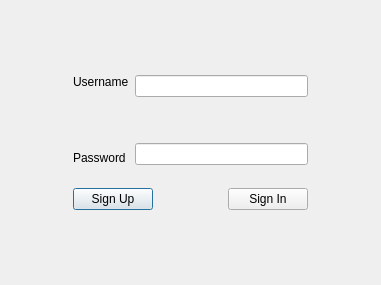
<?xml version="1.0" encoding="UTF-8"?>
<ui version="4.0">
 <class>Dialog</class>
 <widget class="QDialog" name="Dialog">
  <property name="geometry">
   <rect>
    <x>0</x>
    <y>0</y>
    <width>381</width>
    <height>285</height>
   </rect>
  </property>
  <property name="windowTitle">
   <string>Login</string>
  </property>
  <layout class="QGridLayout" name="gridLayout">
   <item row="0" column="2">
    <spacer name="verticalSpacer_2">
     <property name="orientation">
      <enum>Qt::Vertical</enum>
     </property>
     <property name="sizeHint" stdset="0">
      <size>
       <width>17</width>
       <height>49</height>
      </size>
     </property>
    </spacer>
   </item>
   <item row="1" column="0">
    <spacer name="horizontalSpacer_5">
     <property name="orientation">
      <enum>Qt::Horizontal</enum>
     </property>
     <property name="sizeType">
      <enum>QSizePolicy::Expanding</enum>
     </property>
     <property name="sizeHint" stdset="0">
      <size>
       <width>60</width>
       <height>20</height>
      </size>
     </property>
    </spacer>
   </item>
   <item row="1" column="1" colspan="3">
    <layout class="QHBoxLayout" name="horizontalLayout">
     <item>
      <layout class="QVBoxLayout" name="verticalLayout_2">
       <item>
        <widget class="QLabel" name="usernameLabel">
         <property name="text">
          <string>Username</string>
         </property>
        </widget>
       </item>
       <item>
        <spacer name="verticalSpacer_4">
         <property name="orientation">
          <enum>Qt::Vertical</enum>
         </property>
         <property name="sizeHint" stdset="0">
          <size>
           <width>20</width>
           <height>40</height>
          </size>
         </property>
        </spacer>
       </item>
       <item>
        <widget class="QLabel" name="passwordLabel">
         <property name="text">
          <string>Password</string>
         </property>
        </widget>
       </item>
      </layout>
     </item>
     <item>
      <layout class="QVBoxLayout" name="verticalLayout">
       <item>
        <widget class="QLineEdit" name="usernameLineEdit"/>
       </item>
       <item>
        <spacer name="verticalSpacer_5">
         <property name="orientation">
          <enum>Qt::Vertical</enum>
         </property>
         <property name="sizeHint" stdset="0">
          <size>
           <width>20</width>
           <height>40</height>
          </size>
         </property>
        </spacer>
       </item>
       <item>
        <widget class="QLineEdit" name="passwordLineEdit"/>
       </item>
      </layout>
     </item>
    </layout>
   </item>
   <item row="1" column="4">
    <spacer name="horizontalSpacer">
     <property name="orientation">
      <enum>Qt::Horizontal</enum>
     </property>
     <property name="sizeType">
      <enum>QSizePolicy::Expanding</enum>
     </property>
     <property name="sizeHint" stdset="0">
      <size>
       <width>60</width>
       <height>20</height>
      </size>
     </property>
    </spacer>
   </item>
   <item row="2" column="2">
    <spacer name="verticalSpacer">
     <property name="orientation">
      <enum>Qt::Vertical</enum>
     </property>
     <property name="sizeType">
      <enum>QSizePolicy::Preferred</enum>
     </property>
     <property name="sizeHint" stdset="0">
      <size>
       <width>17</width>
       <height>17</height>
      </size>
     </property>
    </spacer>
   </item>
   <item row="3" column="1">
    <widget class="QPushButton" name="signUpButton">
     <property name="text">
      <string>Sign Up</string>
     </property>
    </widget>
   </item>
   <item row="3" column="2">
    <spacer name="horizontalSpacer_2">
     <property name="orientation">
      <enum>Qt::Horizontal</enum>
     </property>
     <property name="sizeHint" stdset="0">
      <size>
       <width>60</width>
       <height>20</height>
      </size>
     </property>
    </spacer>
   </item>
   <item row="3" column="3">
    <widget class="QPushButton" name="signInButton">
     <property name="text">
      <string>Sign In</string>
     </property>
    </widget>
   </item>
   <item row="4" column="2">
    <spacer name="verticalSpacer_3">
     <property name="orientation">
      <enum>Qt::Vertical</enum>
     </property>
     <property name="sizeHint" stdset="0">
      <size>
       <width>20</width>
       <height>48</height>
      </size>
     </property>
    </spacer>
   </item>
  </layout>
 </widget>
 <resources/>
 <connections/>
</ui>
